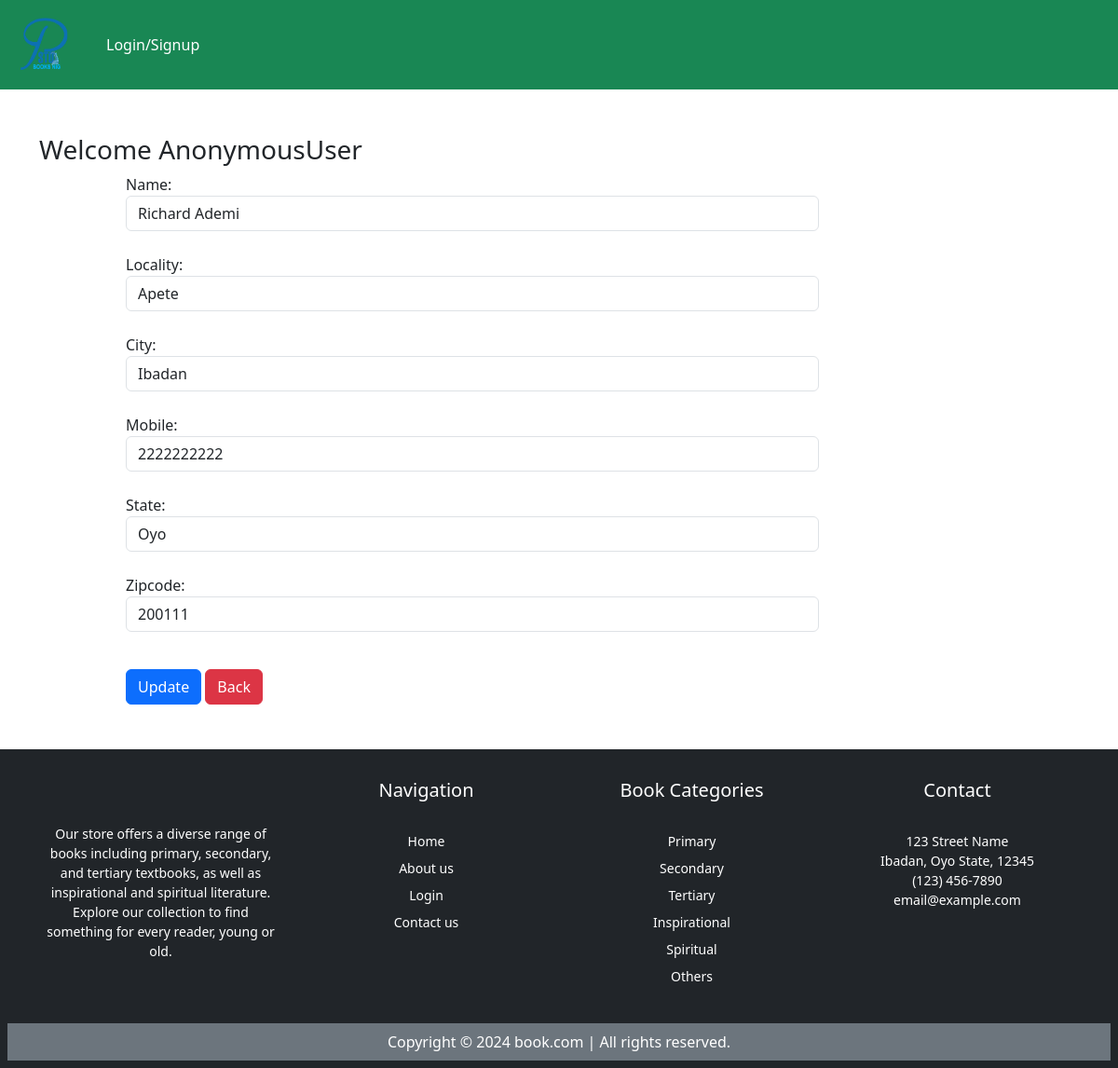
Page /updateAddress/2 on the earlier database version.
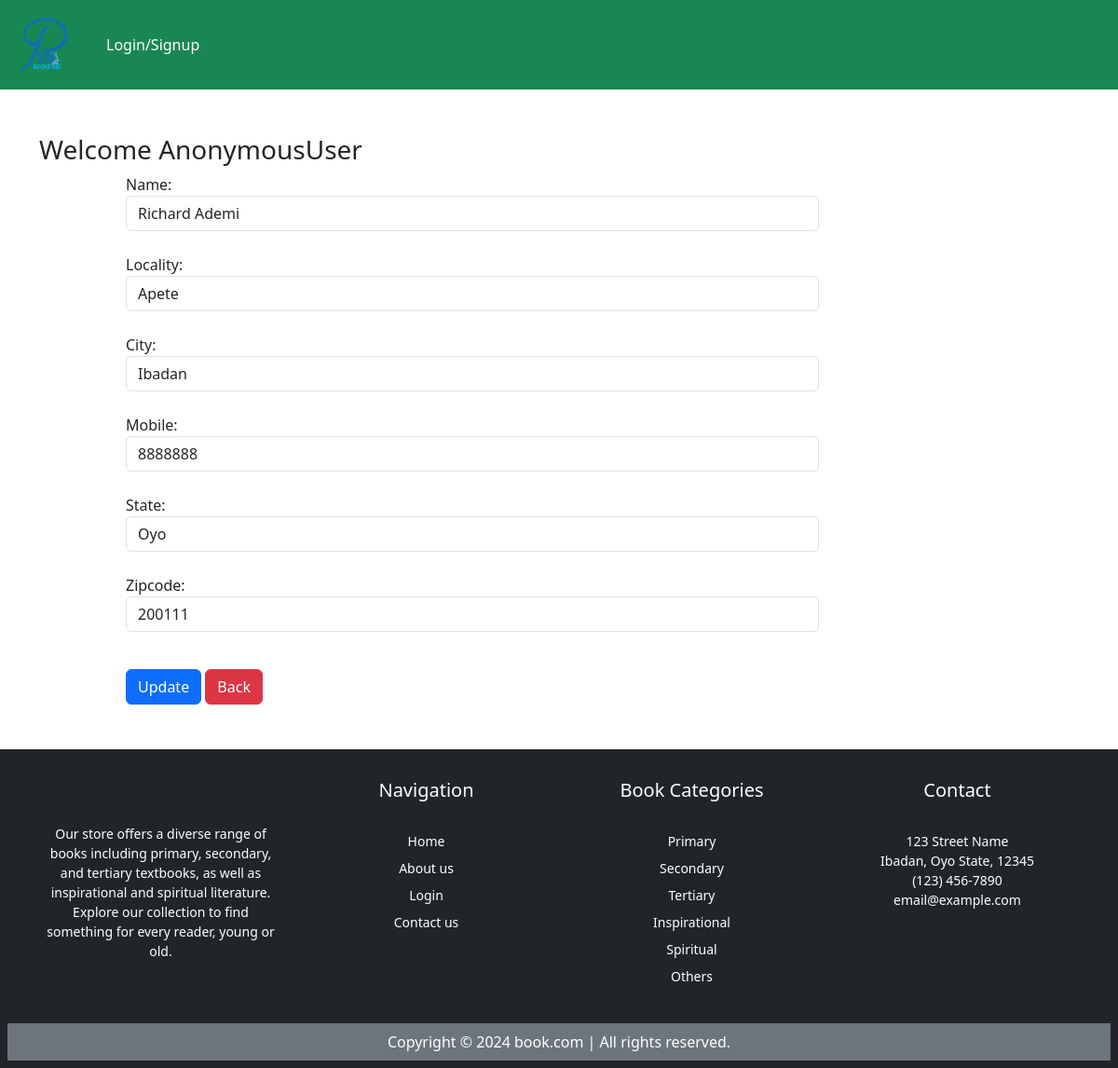
Same page on the later database version.
### app/models.py (models this page shows, shortened)
class Customer(models.Model):
    user = models.ForeignKey(User, on_delete=models.CASCADE)
    name = models.CharField(max_length=200)
    locality = models.CharField(max_length=200)
    city = models.CharField(max_length=50)
    mobile = models.IntegerField(default=0)
    zipcode = models.IntegerField()
    state = models.CharField(choices=STATE_CHOICES, max_length=100)

### app/views.py (the view, shortened to what this page needs)
# urls.py: path('updateAddress/<int:pk>', views.updateAddress.as_view(), name='updateAddress'),
class updateAddress(View):
  def get(self,request,pk):
    add = Customer.objects.get(pk=pk)
    form = CustomerProfileForm(instance=add)
    return render(request, 'app/updateAddress.html', locals())

### app/forms.py
class CustomerProfileForm(forms.ModelForm):
    class Meta:
        model = Customer
        fields = ['name', 'locality', 'city', 'mobile', 'state', 'zipcode']
        widgets = {
            'name':forms.TextInput(attrs={'class':'form-control'}),
            'locality':forms.TextInput(attrs={'class':'form-control'}),
            'city':forms.TextInput(attrs={'class':'form-control'}),
            'mobile':forms.NumberInput(attrs={'class':'form-control'}),
            'state':forms.Select(attrs={'class':'form-control'}),
            'zipcode':forms.NumberInput(attrs={'class':'form-control'}),
        }

### app/context_processors.py (called while the page is built)
def current_year(request):
    return {'current_year': datetime.now().year}

def cart_item_count(request):
    if request.user.is_authenticated:
        try:
            cart = Cart.objects.get(user=request.user)
            count = cart.items.count()
        except Cart.DoesNotExist:
            count = 0
    else:
        count = 0
    return {'cart_item_count': count}

### app/templates/app/updateAddress.html (shortened to what this page needs)
{% extends "app/base.html" %}
{% load static %}
{% block main-content %}
<div class="container my-5">
  <div class="row">
    <h3>Welcome <span class="text-capitalize">{{request.user}}</span></h3>
  </div>
  <div class="col-sm-8 offset-sm-1">
    <form action="" method="post">
      {% for fm in form %}
        {{fm.label_tag}} {{fm}} <small class="text-danger">{{fm.errors|striptags}}</small> <br>
      {% endfor %}
      <div class="col-12 mt-3">
        <button type="submit" class="btn btn-primary">Update</button>
        <a href="{% url 'address' %}" type="button" class="btn btn-danger">Back</a>
      </div>
    </form>
  </div>
</div>
<link href="https://cdn.jsdelivr.net/npm/sweetalert2@11.14.3/dist/sweetalert2.min.css" rel="stylesheet">
{% endblock main-content %}

Differences in the rows shown:
changed Customer "Richard Ademi": mobile "2222222222" → "8888888"
